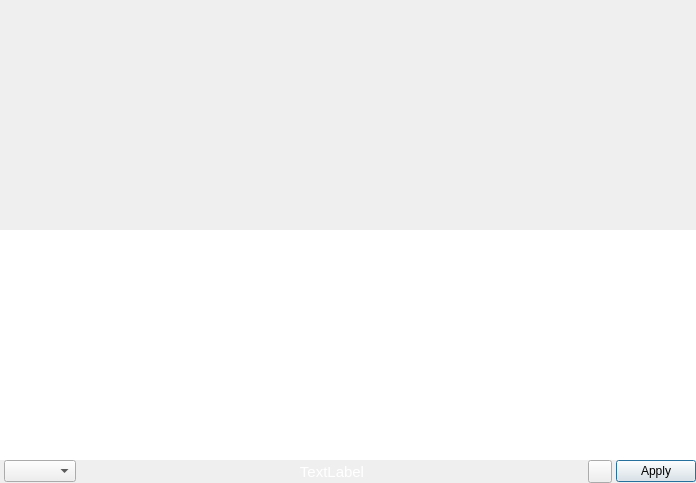
<?xml version="1.0" encoding="UTF-8"?>
<ui version="4.0">
 <class>CTweakSystem</class>
 <widget class="QWidget" name="CTweakSystem">
  <property name="windowModality">
   <enum>Qt::WindowModal</enum>
  </property>
  <property name="geometry">
   <rect>
    <x>0</x>
    <y>0</y>
    <width>696</width>
    <height>483</height>
   </rect>
  </property>
  <property name="windowTitle">
   <string>Dialog</string>
  </property>
  <layout class="QVBoxLayout" name="verticalLayout_2">
   <property name="spacing">
    <number>0</number>
   </property>
   <property name="sizeConstraint">
    <enum>QLayout::SetDefaultConstraint</enum>
   </property>
   <property name="leftMargin">
    <number>0</number>
   </property>
   <property name="topMargin">
    <number>0</number>
   </property>
   <property name="rightMargin">
    <number>0</number>
   </property>
   <property name="bottomMargin">
    <number>0</number>
   </property>
   <item>
    <widget class="QFadingWidget" name="FadingWidget" native="true">
     <property name="sizePolicy">
      <sizepolicy hsizetype="Expanding" vsizetype="Expanding">
       <horstretch>0</horstretch>
       <verstretch>0</verstretch>
      </sizepolicy>
     </property>
    </widget>
   </item>
   <item>
    <widget class="ScoreViewXML" name="ScoreView">
     <property name="frameShape">
      <enum>QFrame::NoFrame</enum>
     </property>
     <property name="frameShadow">
      <enum>QFrame::Plain</enum>
     </property>
     <property name="lineWidth">
      <number>0</number>
     </property>
    </widget>
   </item>
   <item>
    <layout class="QGridLayout" name="gridLayout_2">
     <property name="leftMargin">
      <number>0</number>
     </property>
     <property name="topMargin">
      <number>0</number>
     </property>
     <property name="rightMargin">
      <number>0</number>
     </property>
     <property name="bottomMargin">
      <number>0</number>
     </property>
     <property name="horizontalSpacing">
      <number>4</number>
     </property>
     <property name="verticalSpacing">
      <number>0</number>
     </property>
     <item row="0" column="0">
      <widget class="QMacButtons" name="LocationButtons" native="true"/>
     </item>
     <item row="0" column="1">
      <widget class="QComboBox" name="VoiceCombo"/>
     </item>
     <item row="0" column="2">
      <widget class="QLabel" name="label">
       <property name="sizePolicy">
        <sizepolicy hsizetype="MinimumExpanding" vsizetype="Preferred">
         <horstretch>0</horstretch>
         <verstretch>0</verstretch>
        </sizepolicy>
       </property>
       <property name="font">
        <font>
         <pointsize>11</pointsize>
        </font>
       </property>
       <property name="styleSheet">
        <string notr="true">color:white;</string>
       </property>
       <property name="text">
        <string>TextLabel</string>
       </property>
       <property name="alignment">
        <set>Qt::AlignCenter</set>
       </property>
      </widget>
     </item>
     <item row="0" column="4">
      <widget class="QPushButton" name="acceptButton">
       <property name="maximumSize">
        <size>
         <width>80</width>
         <height>16777215</height>
        </size>
       </property>
       <property name="styleSheet">
        <string notr="true">color:black;</string>
       </property>
       <property name="text">
        <string>Apply</string>
       </property>
       <property name="shortcut">
        <string>Return</string>
       </property>
       <property name="default">
        <bool>true</bool>
       </property>
      </widget>
     </item>
     <item row="0" column="3">
      <widget class="QToolButton" name="propertiesButton">
       <property name="text">
        <string/>
       </property>
       <property name="toolButtonStyle">
        <enum>Qt::ToolButtonFollowStyle</enum>
       </property>
      </widget>
     </item>
    </layout>
   </item>
  </layout>
 </widget>
 <customwidgets>
  <customwidget>
   <class>QFadingWidget</class>
   <extends>QWidget</extends>
   <header>qfadingwidget.h</header>
   <container>1</container>
  </customwidget>
  <customwidget>
   <class>ScoreViewXML</class>
   <extends>QGraphicsView</extends>
   <header>scoreviewxml.h</header>
  </customwidget>
  <customwidget>
   <class>QMacButtons</class>
   <extends>QWidget</extends>
   <header>qmacbuttons.h</header>
   <container>1</container>
  </customwidget>
 </customwidgets>
 <resources/>
 <connections/>
</ui>
